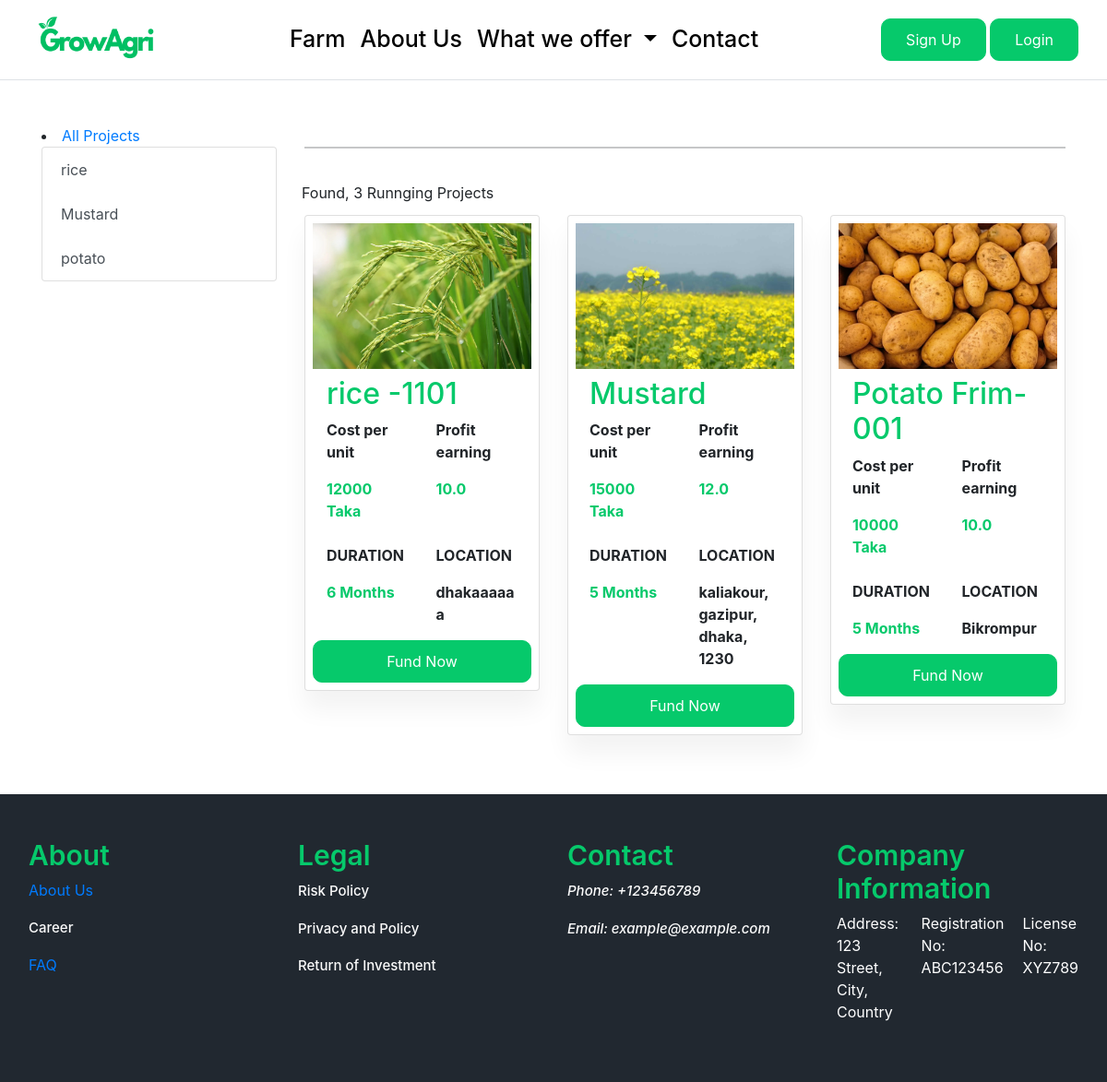
/farm/, run on the app's committed database.
### projects/models.py (models this page shows, shortened)
class CropType(models.Model):
    croptype_name = models.CharField(max_length=50, unique=True)  #category_name
    slug = models.SlugField(max_length=100, unique=True, blank=True)
    description = models.TextField(max_length=255, blank=True)
    crop_image = models.ImageField(upload_to='croptype_images/', blank=True)
    class Meta:
        verbose_name = 'croptype'
        verbose_name_plural = 'croptypes'
    def get_url(self):
        return reverse('farms_by_croptype', args=[self.slug])

### farm/models.py (models this page shows, shortened)
class Farm(models.Model):
    farm_name = models.CharField(max_length=200, unique=True)
    slug = models.SlugField(max_length=200, unique=True, blank=True)
    description = models.TextField(max_length=500, blank=True)
    price = models.IntegerField()
    images = models.ImageField(upload_to='photos/farm')
    stock = models.IntegerField()
    is_available = models.BooleanField(default=True)
    category = models.ForeignKey(CropType, on_delete=models.CASCADE)
    created_date = models.DateTimeField(auto_now_add=True)
    modified_date = models.DateTimeField(auto_now=True)
    campaign_status = models.CharField(max_length=20, choices=[('draft', 'Draft'), ('active', 'Active'), ('completed', 'Completed')], default='draft')
    location = models.CharField(max_length=200, default='')  # Location of the farm
    duration = models.IntegerField(default=None, null=True, blank=True)
    custom_percentage = models.FloatField(validators=[MinValueValidator(0)], null=True, blank=True)

### farm/views.py (the view)
# urls.py: path('farm/', include('farm.urls')),
def farm(request, crop_slug=None):
    croptype = None
    farms = None
    if crop_slug:
        croptype = get_object_or_404(CropType, slug=crop_slug)
        farms = Farm.objects.filter(category=croptype, is_available=True)  # Filter by category field
        farms_count = farms.count()
    else:
        farms = Farm.objects.filter(is_available=True)
        farms_count = farms.count()
    context = {
        'croptype': croptype,
        'farms': farms,
        'farms_count': farms_count,
    }
    return render(request, 'farm/farm.html', context)

### projects/context_processors.py (called while the page is built)
def menu_links(request):
    links = CropType.objects.all()
    return dict(links=links)

### templates/farm/farm.html (shortened to what this page needs)
{% extends "base.html" %}
{% load static %}
{% block content %}
<div class="helping_farmer_container my-5">
    <div class="container">
        <div class="row">
            <div class="col-md-3">
                <li> <a href="{% url 'farm' %}" > All Projects </a></li>
                <div class="list-group">
                    {% for crop_type in links %}
                        <a href="{{ crop_type.get_url }}" class="list-group-item list-group-item-action">{{ crop_type.croptype_name }}</a>
                    {% endfor %}
                </div>
            </div>
            <div class="col-md-9">
                <hr class="my-4">
                <div class="row">
                    <div class="form-inline">
                        <span class="mr-md-auto"> Found,  {{ farms_count }} Runnging Projects </span>
                        <br> </br>
                    </div>
                    {% for farm in farms %}
                    <div class="col-md-4 col-sm-12 mb-3">
                        <div class="card p-2">
                            <div class="d-flex justify-content-center">
                                <img src="{{ farm.images.url }}" class="img-fluid" style="max-height: 200px; width: auto;" alt="">
                            </div>
                            <div class="container my-2">
                                <h2 class="text_color">{{ farm.farm_name }}</h2>
                                <div class="row">
                                    <div class="col-md-6 col-sm-12">
                                        <p class="fw-bold">Cost per unit</p>
                                        <p class="fw-bold text_color">{{ farm.price }} Taka</p>
                                    </div>
                                    <div class="col-md-6 col-sm-12">
                                        <p class="fw-bold">Profit earning</p>
                                        <p class="fw-bold text_color">{{ farm.custom_percentage }} </p>
                                    </div>
                                </div>
                            </div>
                            <div class="container">
                                <div class="row">
                                    <div class="col-md-6 col-sm-12">
                                        <p class="fw-bold">DURATION</p>
                                        <p class="fw-bold text_color"> {{ farm.duration }} Months</p>
                                    </div>
                                    <div class="col-md-6 col-sm-12">
                                        <p class="fw-bold">LOCATION</p>
                                        <p class="fw-bold">{{ farm.location }}</p>
                                    </div>
                                </div>
                            </div>
                            <a href="{% url 'farm_detail' crop_slug=farm.category.slug farm_slug=farm.slug %}" class="btn btn-primary custom_button">Fund Now</a>
                        </div>
                    </div>
                    {% endfor %}
                </div>
            </div>
        </div>
    </div>
</div>
{% endblock content %}

### templates/base.html (shortened to what this page needs)
{% load static %}
{%load static %}
<!doctype html>
<html lang="en">
<head>
    <link href="https://cdn.jsdelivr.net/npm/bootstrap@5.0.2/dist/css/bootstrap.min.css" rel="stylesheet"
>
        <link rel="stylesheet" href="https://cdn.jsdelivr.net/npm/bootstrap@4.0.0/dist/css/bootstrap.min.css">
    <link href="https://cdnjs.cloudflare.com/ajax/libs/font-awesome/5.15.4/css/all.min.css" rel="stylesheet">
    <link rel="stylesheet" href="{% static 'css/style.css' %}">
</head>
<body>
    {% include 'includes/header.html' %}
    {% block content%}
    {% endblock content %}
    {% include 'includes/footer.html' %}
</body>
</html>

### templates/includes/header.html (shortened to what this page needs)
{% load static %}
 <nav class="navbar navbar-expand-lg border-bottom navbar-light">
    <div class="container-fluid">
        <a class="mb-0 h1 logo_text" href="{% url 'home' %}">
          <img src="{% static 'images/logo.png' %}" height="70" width="150" alt="">
        </a>
        {% if user.id is None %}
        <div class="collapse navbar-collapse" id="navbarSupportedContent">
            <ul class="navbar-nav mx-auto mb-2 mb-lg-0">
                <li class="nav-item">
                    <a class="nav-link link_item" href="{% url 'farm' %}">Farm</a>
                </li>
                <li class="nav-item">
                    <a class="nav-link link_item" href="{% url 'about-us' %}">About Us</a>
                </li>
                <li class="nav-item dropdown">
                    <a class="nav-link link_item dropdown-toggle" href="#" id="navbarDropdown" role="button" data-toggle="dropdown" aria-haspopup="true" aria-expanded="false">
                        What we offer
                    </a>
                </li>
                <li class="nav-item">
                    <a class="nav-link link_item" href="#">Contact</a>
                </li>
            </ul>
            <div>
                <a href="{% url 'register' %}" class="btn btn-primary custom_button">Sign Up</a>
                <a href="{% url 'login' %}" class="btn btn-outline-secondary custom_button">Login</a>
            </div>
        {% endif %}
        </div>
    </div>
</nav>

### templates/script.html (shortened to what this page needs)
{% load static %}

### templates/includes/footer.html
{% load static%}
<link rel="stylesheet" href="{% static 'css/style.css' %}">
    <div class="footer_container px-3 py-5">
        <div class="container-fluid">
            <div class="row">
                <div class="col-md-3 col-sm-12">
                    <h3 class="footer_menu_header">About</h3>
                    <div>
                        <p><a href="{% url 'about-us' %}">About Us</a></p>
                        <p><a href="#" class="footer_link">Career</a></p>
                        <p><a href="{% url 'faq' %}">FAQ</a></p>
                    </div>
                </div>
                <div class="col-md-3 col-sm-12">
                    <h3 class="footer_menu_header">Legal</h3>
                    <div>
                        <p><a href="#" class="footer_link">Risk Policy</a></p>
                        <p><a href="#" class="footer_link">Privacy and Policy</a></p>
                        <p><a href="#" class="footer_link">Return of Investment</a></p>
                    </div>
                </div>
                <div class="col-md-3 col-sm-12">
                    <h3 class="footer_menu_header">Contact</h3>
                    <div>
                        <p><i class="footer_link">Phone: +123456789 </i></p>
                        <p><i class="footer_link">Email: example@example.com </i></p>
                    </div>
                </div>
                <div class="col-md-3 col-sm-12">
                    <h3 class="footer_menu_header">Company Information</h3>
                    <div style="display: flex; flex-direction: row;">
                        <p style="color: white; margin-right: 20px;">Address: 123 Street, City, Country</p>
                        <p style="color: white; margin-right: 20px;">Registration No: ABC123456</p>
                        <p style="color: white;">License No: XYZ789</p>
                    </div>
                </div>
            </div>
        </div>
    </div>

### static/css/style.css (style rules this page uses)
.logo_text { color: #0c0c0c; text-decoration: none; font-size: 50px; }
.link_item { color: #000000 !important; font-size: 25px; font-weight: 500; }
.footer_container { background-color: #212830; }
.footer_menu_header { color: #06C96B; font-size: 30px; font-weight: 600; }
.footer_link { color: rgb(250, 250, 250); text-decoration: none; font-size: 15px; font-weight: 500; }
.custom_button { background-color: #06C96B; border: none; padding: 10px 26px; border-radius: 10px; color: white; border: 1px solid #06C96B; transition: 0.3s; }
.text_color { color: #06C96B; }
.card { box-shadow: 0 20px 27px 0 rgb(0 0 0 / 5%); }

### data on the page
CropType: croptype_name "rice"
CropType: croptype_name "Mustard"
CropType: croptype_name "potato"
Farm: images (picture), farm_name "rice -1101", price "12000", custom_percentage "10.0", duration "6", location "dhakaaaaaa"
Farm: images (picture), farm_name "Mustard", price "15000", custom_percentage "12.0", duration "5", location "kaliakour, gazipur, dhaka, 1230"
Farm: images (picture), farm_name "Potato Frim-001", price "10000", custom_percentage "10.0", duration "5", location "Bikrompur"

### other printed values
{{ farms_count }} "3"
